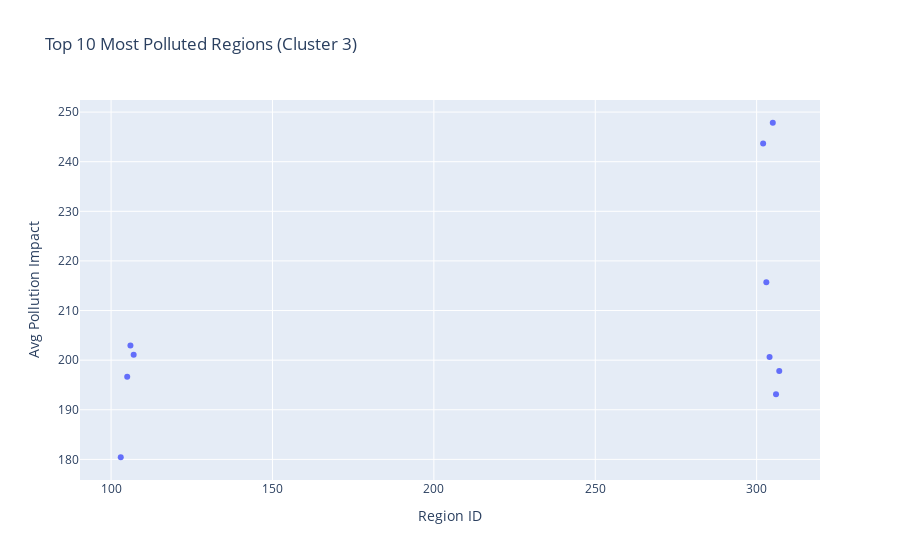

The code cell stored with this chart in its notebook:
### Code cell
import plotly.express as px

# Reset index for plotting
region_impact_df = region_impact.reset_index().rename(columns={'Data Value': 'Avg Pollution Impact'})

# Bar plot
fig = px.scatter(region_impact_df.head(10), 
             x='Geo Join ID', 
             y='Avg Pollution Impact',
             title='Top 10 Most Polluted Regions (Cluster 3)',
             labels={'Geo Join ID': 'Region ID'})
fig.show()

### Figure 1 — Plotly figure (JSON) as saved in the notebook; plotly's stock layout.template omitted (floating-point values rounded to 4 significant figures)
{"data": [{"hovertemplate": "Region ID=%{x}<br>Avg Pollution Impact=%{y}<extra></extra>", "legendgroup": "", "marker": {"color": "#636efa", "symbol": "circle"}, "mode": "markers", "name": "", "orientation": "v", "showlegend": false, "type": "scatter", "x": [305, 302, 303, 106, 107, 304, 307, 105, 306, 103], "xaxis": "x", "y": [247.9, 243.7, 215.7, 203.0, 201.1, 200.6, 197.8, 196.6, 193.2, 180.4], "yaxis": "y"}], "layout": {"legend": {"tracegroupgap": 0}, "title": {"text": "Top 10 Most Polluted Regions (Cluster 3)"}, "xaxis": {"anchor": "y", "domain": [0, 1], "title": {"text": "Region ID"}}, "yaxis": {"anchor": "x", "domain": [0, 1], "title": {"text": "Avg Pollution Impact"}}}}
